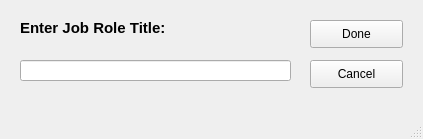
<?xml version="1.0" encoding="UTF-8"?>
<ui version="4.0">
 <class>MainWindow</class>
 <widget class="QMainWindow" name="MainWindow">
  <property name="geometry">
   <rect>
    <x>0</x>
    <y>0</y>
    <width>423</width>
    <height>139</height>
   </rect>
  </property>
  <property name="windowTitle">
   <string>MainWindow</string>
  </property>
  <widget class="QWidget" name="centralwidget">
   <widget class="QLineEdit" name="JobTitleValue">
    <property name="geometry">
     <rect>
      <x>20</x>
      <y>60</y>
      <width>271</width>
      <height>21</height>
     </rect>
    </property>
   </widget>
   <widget class="QPushButton" name="Cancel_Button">
    <property name="geometry">
     <rect>
      <x>310</x>
      <y>60</y>
      <width>93</width>
      <height>28</height>
     </rect>
    </property>
    <property name="text">
     <string>Cancel</string>
    </property>
   </widget>
   <widget class="QPushButton" name="Done_Button">
    <property name="geometry">
     <rect>
      <x>310</x>
      <y>20</y>
      <width>93</width>
      <height>28</height>
     </rect>
    </property>
    <property name="text">
     <string>Done</string>
    </property>
   </widget>
   <widget class="QLabel" name="label">
    <property name="geometry">
     <rect>
      <x>20</x>
      <y>20</y>
      <width>231</width>
      <height>16</height>
     </rect>
    </property>
    <property name="font">
     <font>
      <pointsize>11</pointsize>
      <weight>75</weight>
      <bold>true</bold>
     </font>
    </property>
    <property name="text">
     <string>Enter Job Role Title:</string>
    </property>
   </widget>
  </widget>
  <widget class="QMenuBar" name="menubar">
   <property name="geometry">
    <rect>
     <x>0</x>
     <y>0</y>
     <width>423</width>
     <height>26</height>
    </rect>
   </property>
  </widget>
  <widget class="QStatusBar" name="statusbar"/>
 </widget>
 <resources/>
 <connections/>
</ui>
